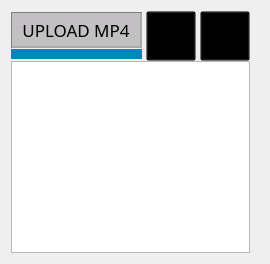
         <widget class="QWidget" name="w_left" native="true">
          <property name="minimumSize">
           <size>
            <width>270</width>
            <height>0</height>
           </size>
          </property>
          <property name="maximumSize">
           <size>
            <width>270</width>
            <height>16777215</height>
           </size>
          </property>
          <layout class="QGridLayout" name="gridLayout_7">
           <property name="rightMargin">
            <number>20</number>
           </property>
           <property name="verticalSpacing">
            <number>0</number>
           </property>
           <item row="1" column="0">
            <widget class="CxLayer" name="lw_layer"/>
           </item>
           <item row="0" column="0">
            <widget class="QWidget" name="widget_6" native="true">
             <property name="minimumSize">
              <size>
               <width>0</width>
               <height>50</height>
              </size>
             </property>
             <property name="maximumSize">
              <size>
               <width>16777215</width>
               <height>50</height>
              </size>
             </property>
             <property name="styleSheet">
              <string notr="true">QWidget
{
background-color:transparent;

}</string>
             </property>
             <layout class="QGridLayout" name="gridLayout_15">
              <property name="leftMargin">
               <number>0</number>
              </property>
              <property name="topMargin">
               <number>0</number>
              </property>
              <property name="rightMargin">
               <number>0</number>
              </property>
              <property name="bottomMargin">
               <number>0</number>
              </property>
              <property name="horizontalSpacing">
               <number>4</number>
              </property>
              <property name="verticalSpacing">
               <number>0</number>
              </property>
              <item row="0" column="1">
               <widget class="QToolButton" name="tb_add_video">
                <property name="minimumSize">
                 <size>
                  <width>50</width>
                  <height>50</height>
                 </size>
                </property>
                <property name="maximumSize">
                 <size>
                  <width>50</width>
                  <height>50</height>
                 </size>
                </property>
                <property name="styleSheet">
                 <string notr="true">QToolButton:hover {
    background: #C3C0C3
}</string>
                </property>
                <property name="text">
                 <string>+</string>
                </property>
                <property name="icon">
                 <iconset resource="res.qrc">
                  <normaloff>:/res/add_3.png</normaloff>:/res/add_3.png</iconset>
                </property>
                <property name="iconSize">
                 <size>
                  <width>32</width>
                  <height>32</height>
                 </size>
                </property>
               </widget>
              </item>
              <item row="0" column="2">
               <widget class="QToolButton" name="tb_delete_video">
                <property name="minimumSize">
                 <size>
                  <width>50</width>
                  <height>50</height>
                 </size>
                </property>
                <property name="maximumSize">
                 <size>
                  <width>50</width>
                  <height>50</height>
                 </size>
                </property>
                <property name="styleSheet">
                 <string notr="true">QToolButton:hover {
    background: #C3C0C3
}</string>
                </property>
                <property name="text">
                 <string>X</string>
                </property>
                <property name="icon">
                 <iconset resource="res.qrc">
                  <normaloff>:/res/delete_3.png</normaloff>:/res/delete_3.png</iconset>
                </property>
                <property name="iconSize">
                 <size>
                  <width>32</width>
                  <height>32</height>
                 </size>
                </property>
               </widget>
              </item>
              <item row="0" column="0">
               <widget class="QWidget" name="widget_10" native="true">
                <layout class="QGridLayout" name="gridLayout_22">
                 <property name="leftMargin">
                  <number>0</number>
                 </property>
                 <property name="topMargin">
                  <number>0</number>
                 </property>
                 <property name="rightMargin">
                  <number>0</number>
                 </property>
                 <property name="bottomMargin">
                  <number>0</number>
                 </property>
                 <property name="spacing">
                  <number>0</number>
                 </property>
                 <item row="1" column="0">
                  <widget class="QLabel" name="label_2">
                   <property name="maximumSize">
                    <size>
                     <width>16777215</width>
                     <height>10</height>
                    </size>
                   </property>
                   <property name="styleSheet">
                    <string notr="true">QLabel
{
background-color:#0086BF;
}</string>
                   </property>
                   <property name="text">
                    <string/>
                   </property>
                  </widget>
                 </item>
                 <item row="0" column="0">
                  <widget class="QToolButton" name="tb_upload_video">
                   <property name="sizePolicy">
                    <sizepolicy hsizetype="Expanding" vsizetype="Fixed">
                     <horstretch>0</horstretch>
                     <verstretch>0</verstretch>
                    </sizepolicy>
                   </property>
                   <property name="font">
                    <font>
                     <family>Impact</family>
                     <pointsize>13</pointsize>
                    </font>
                   </property>
                   <property name="styleSheet">
                    <string notr="true">QToolButton {
  border-style:none;
  border-left: 1px solid gray;
  border-top: 1px solid gray;
    
  border-bottom: 2px solid darkgrey;
  border-right: 2px solid darkgrey;
  color:black;
  background:#C3C0C3;
  padding:3px;
  border-radius: 0px;
}
QToolButton:pressed {
  border-left: 2px solid gray;
  border-top: 2px solid gray;
    
  border-bottom: 1px solid grey;
  border-right: 1px solid grey;
  color:black;
  background:qlineargradient(x1: 0, y1: 0, x2: 0, y2: 1,
                                 stop: 0  rgb(216, 216, 216), stop: 0.1 rgb(155, 155, 155),
                                 stop: 0.5 rgb(155, 155, 155), stop: 1.0 rgb(207, 203, 207));
  padding:3px;
  border-radius: 0px;
}

QToolButton:hover {
    background: #545454
}
</string>
                   </property>
                   <property name="text">
                    <string>UPLOAD MP4</string>
                   </property>
                  </widget>
                 </item>
                </layout>
               </widget>
              </item>
             </layout>
            </widget>
           </item>
          </layout>
         </widget>
